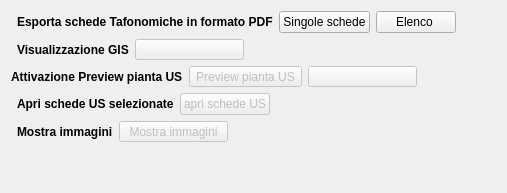
       <widget class="QWidget" name="tab_4">
        <attribute name="title">
         <string>Tools</string>
        </attribute>
        <layout class="QGridLayout" name="gridLayout_8">
         <item row="1" column="1">
          <layout class="QHBoxLayout" name="horizontalLayout_6">
           <item>
            <widget class="QLabel" name="label_38">
             <property name="font">
              <font>
               <weight>75</weight>
               <bold>true</bold>
              </font>
             </property>
             <property name="text">
              <string>Visualizzazione GIS</string>
             </property>
            </widget>
           </item>
           <item>
            <widget class="QToolButton" name="toolButtonGis">
             <property name="enabled">
              <bool>false</bool>
             </property>
             <property name="minimumSize">
              <size>
               <width>109</width>
               <height>0</height>
              </size>
             </property>
             <property name="toolTip">
              <string/>
             </property>
             <property name="text">
              <string/>
             </property>
             <property name="icon">
              <iconset resource="resources.qrc">
               <normaloff>:/icons/GIS.png</normaloff>:/images/GIS.png</iconset>
             </property>
             <property name="shortcut">
              <string>Ctrl+G</string>
             </property>
             <property name="checkable">
              <bool>true</bool>
             </property>
             <property name="checked">
              <bool>false</bool>
             </property>
             <property name="toolButtonStyle">
              <enum>Qt::ToolButtonTextOnly</enum>
             </property>
             <property name="arrowType">
              <enum>Qt::NoArrow</enum>
             </property>
            </widget>
           </item>
           <item>
            <spacer name="horizontalSpacer_6">
             <property name="orientation">
              <enum>Qt::Horizontal</enum>
             </property>
             <property name="sizeHint" stdset="0">
              <size>
               <width>40</width>
               <height>20</height>
              </size>
             </property>
            </spacer>
           </item>
          </layout>
         </item>
         <item row="2" column="0" colspan="2">
          <layout class="QHBoxLayout" name="horizontalLayout_7">
           <item>
            <widget class="QLabel" name="label_39">
             <property name="font">
              <font>
               <weight>75</weight>
               <bold>true</bold>
              </font>
             </property>
             <property name="text">
              <string>Attivazione Preview pianta US</string>
             </property>
            </widget>
           </item>
           <item>
            <widget class="QToolButton" name="toolButtonPreview">
             <property name="enabled">
              <bool>false</bool>
             </property>
             <property name="toolTip">
              <string/>
             </property>
             <property name="text">
              <string>Preview pianta US</string>
             </property>
             <property name="icon">
              <iconset resource="resources.qrc">
               <normaloff>:/icons/GIS.png</normaloff>:/images/GIS.png</iconset>
             </property>
             <property name="shortcut">
              <string>Ctrl+G</string>
             </property>
             <property name="checkable">
              <bool>true</bool>
             </property>
             <property name="checked">
              <bool>false</bool>
             </property>
             <property name="toolButtonStyle">
              <enum>Qt::ToolButtonTextOnly</enum>
             </property>
             <property name="arrowType">
              <enum>Qt::NoArrow</enum>
             </property>
            </widget>
           </item>
           <item>
            <widget class="QToolButton" name="toolButtonPan">
             <property name="enabled">
              <bool>false</bool>
             </property>
             <property name="minimumSize">
              <size>
               <width>109</width>
               <height>0</height>
              </size>
             </property>
             <property name="toolTip">
              <string>Pan tool</string>
             </property>
             <property name="text">
              <string/>
             </property>
             <property name="icon">
              <iconset resource="resources.qrc">
               <normaloff>:/icons/mActionPan.png</normaloff>:/images/mActionPan.png</iconset>
             </property>
             <property name="shortcut">
              <string>Ctrl+G</string>
             </property>
             <property name="checkable">
              <bool>true</bool>
             </property>
             <property name="checked">
              <bool>false</bool>
             </property>
             <property name="toolButtonStyle">
              <enum>Qt::ToolButtonTextOnly</enum>
             </property>
             <property name="arrowType">
              <enum>Qt::NoArrow</enum>
             </property>
            </widget>
           </item>
           <item>
            <spacer name="horizontalSpacer_14">
             <property name="orientation">
              <enum>Qt::Horizontal</enum>
             </property>
             <property name="sizeHint" stdset="0">
              <size>
               <width>40</width>
               <height>20</height>
              </size>
             </property>
            </spacer>
           </item>
          </layout>
         </item>
         <item row="5" column="1">
          <layout class="QHBoxLayout" name="horizontalLayout_10">
           <item>
            <widget class="QLabel" name="label_44">
             <property name="font">
              <font>
               <weight>75</weight>
               <bold>true</bold>
              </font>
             </property>
             <property name="text">
              <string>Mostra immagini</string>
             </property>
            </widget>
           </item>
           <item>
            <widget class="QToolButton" name="toolButtonPreviewMedia">
             <property name="enabled">
              <bool>false</bool>
             </property>
             <property name="minimumSize">
              <size>
               <width>109</width>
               <height>0</height>
              </size>
             </property>
             <property name="text">
              <string>Mostra immagini</string>
             </property>
             <property name="icon">
              <iconset resource="resources.qrc">
               <normaloff>:/icons/photo.png</normaloff>:/images/photo.png</iconset>
             </property>
             <property name="checkable">
              <bool>true</bool>
             </property>
            </widget>
           </item>
           <item>
            <spacer name="horizontalSpacer_9">
             <property name="orientation">
              <enum>Qt::Horizontal</enum>
             </property>
             <property name="sizeHint" stdset="0">
              <size>
               <width>40</width>
               <height>20</height>
              </size>
             </property>
            </spacer>
           </item>
          </layout>
         </item>
         <item row="0" column="1">
          <layout class="QHBoxLayout" name="horizontalLayout_9">
           <item>
            <widget class="QLabel" name="label_41">
             <property name="font">
              <font>
               <weight>75</weight>
               <bold>true</bold>
              </font>
             </property>
             <property name="text">
              <string>Esporta schede Tafonomiche in formato PDF</string>
             </property>
            </widget>
           </item>
           <item>
            <widget class="QPushButton" name="pushButton_pdf_exp">
             <property name="enabled">
              <bool>true</bool>
             </property>
             <property name="font">
              <font>
               <pointsize>9</pointsize>
              </font>
             </property>
             <property name="toolTip">
              <string>Export PDF</string>
             </property>
             <property name="text">
              <string>Singole schede</string>
             </property>
             <property name="icon">
              <iconset resource="resources.qrc">
               <normaloff>:/icons/sheet.png</normaloff>:/images/sheet.png</iconset>
             </property>
            </widget>
           </item>
           <item>
            <widget class="QPushButton" name="pushButton_exp_index">
             <property name="enabled">
              <bool>true</bool>
             </property>
             <property name="font">
              <font>
               <pointsize>9</pointsize>
              </font>
             </property>
             <property name="text">
              <string>Elenco </string>
             </property>
             <property name="icon">
              <iconset resource="resources.qrc">
               <normaloff>:/icons/sheet.png</normaloff>:/images/sheet.png</iconset>
             </property>
            </widget>
           </item>
           <item>
            <spacer name="horizontalSpacer_16">
             <property name="orientation">
              <enum>Qt::Horizontal</enum>
             </property>
             <property name="sizeHint" stdset="0">
              <size>
               <width>40</width>
               <height>20</height>
              </size>
             </property>
            </spacer>
           </item>
          </layout>
         </item>
         <item row="3" column="1">
          <layout class="QHBoxLayout" name="horizontalLayout_8">
           <item>
            <widget class="QLabel" name="label_40">
             <property name="font">
              <font>
               <weight>75</weight>
               <bold>true</bold>
              </font>
             </property>
             <property name="text">
              <string>Apri schede US selezionate</string>
             </property>
            </widget>
           </item>
           <item>
            <widget class="QPushButton" name="pushButton_showSelectedFeatures">
             <property name="enabled">
              <bool>false</bool>
             </property>
             <property name="font">
              <font>
               <pointsize>9</pointsize>
              </font>
             </property>
             <property name="toolTip">
              <string>Show Selcted Features</string>
             </property>
             <property name="text">
              <string>apri schede US</string>
             </property>
             <property name="icon">
              <iconset resource="resources.qrc">
               <normaloff>:/icons/sheet.png</normaloff>:/images/sheet.png</iconset>
             </property>
            </widget>
           </item>
           <item>
            <spacer name="horizontalSpacer_15">
             <property name="orientation">
              <enum>Qt::Horizontal</enum>
             </property>
             <property name="sizeHint" stdset="0">
              <size>
               <width>40</width>
               <height>20</height>
              </size>
             </property>
            </spacer>
           </item>
          </layout>
         </item>
         <item row="6" column="1">
          <spacer name="verticalSpacer_3">
           <property name="orientation">
            <enum>Qt::Vertical</enum>
           </property>
           <property name="sizeHint" stdset="0">
            <size>
             <width>20</width>
             <height>40</height>
            </size>
           </property>
          </spacer>
         </item>
        </layout>
       </widget>
